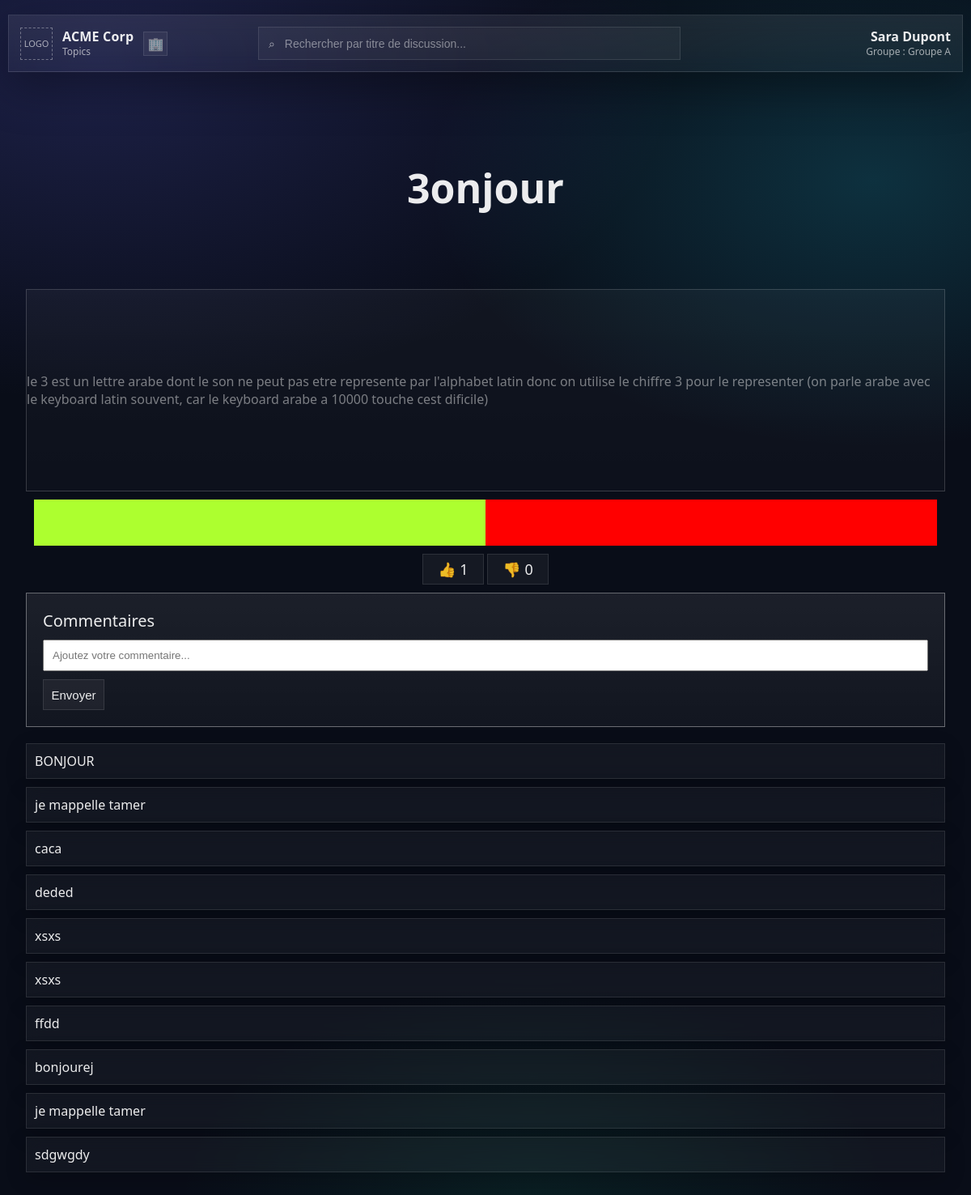
Page /main/1 on the committed database.
### tables this page shows
CREATE TABLE Discussions(
                id_discussion INTEGER NOT NULL PRIMARY KEY AUTOINCREMENT,
                id_c INTEGER NOT NULL,
                title TEXT NOT NULL,
                content TEXT NOT NULL,
                FOREIGN KEY(id_c) REFERENCES Client(id_client)
                );

CREATE TABLE Comments(
                id_comment INTEGER PRIMARY KEY AUTOINCREMENT,
                id_c INTEGER NOT NULL,
                id_d INTEGER NOT NULL,
                content TEXT NOT NULL,
                FOREIGN KEY(id_c) REFERENCES Client(id_client),
                FOREIGN KEY(id_d) REFERENCES Client(id_discussion)
                );

### app.py (the view)
@app.route("/main/<int:discussion_id>", methods=["GET", "POST"])
def main(discussion_id):
    id_client, title, content = select_discussion_by_id(discussion_id)
    comments = []
    for comment in select_comments(discussion_id):
        comments.append(comment[3])
    likes, dislikes = get_discussion_likes(discussion_id)
    return render_template("main.html", discussion_id=discussion_id, comments=comments, id_client=id_client, title=title, content=content, likes=likes, dislikes=dislikes)

### bdd.py (called while the page is built)
def get_db():
    if "db" not in g:
        g.db = sqlite3.connect(db_file)
        g.db.row_factory = sqlite3.Row
    return g.db

def select_comments(discussion_id):
    data = get_db()
    sql = data.cursor()
    command = """SELECT * FROM Comments WHERE id_d= ?;
            """
    sql.execute(command, [discussion_id])
    result = sql.fetchall()
    return result

def select_discussion_by_id(id_discussion):
    data = get_db()
    sql = data.cursor()
    command = """SELECT id_c, title, content FROM Discussions WHERE id_discussion= ?;
            """
    sql.execute(command, [id_discussion])
    result = sql.fetchone()
    return result

def get_discussion_likes(id_discussion):
    data = get_db()
    sql = data.cursor()
    command = """SELECT like FROM Likes WHERE id_target=? AND target =?;
            """
    sql.execute(command, [id_discussion, "discussion"])
    result = sql.fetchall()
    likes = 0
    dislikes = 0
    for res in result:
        print(res[0])
        if res[0] == 1:
            likes += 1
        else:
            dislikes += 1
    return (likes, dislikes)

### templates/main.html (shortened to what this page needs)
<!DOCTYPE html>
<html lang="en">
<head>
    <link rel="stylesheet" href="{{ url_for('static', filename='main.css') }}"/>
</head>
<body>
  <header class="topbar">
    <div class="topbar-left">
      <div id="logo-slot" class="logo-slot" aria-label="Emplacement logo">LOGO</div>
      <div class="company">
        <div id="companyName" class="company-name">NomEntreprise</div>
        <div class="company-sub">Topics</div>
      </div>
      <div class="company-mark" aria-hidden="true">🏢</div>
    </div>
    <div class="topbar-center">
      <div class="search">
        <span class="search-icon" aria-hidden="true">⌕</span>
        <input
          id="searchInput"
          type="search"
          placeholder="Rechercher par titre de discussion..."
          aria-label="Rechercher"
        />
      </div>
    </div>
    <div class="topbar-right">
      <div class="user">
        <div id="userFullName" class="user-name">Prénom Nom</div>
        <div id="userGroup" class="user-group">Groupe : ...</div>
      </div>
    </div>
  </header>
  <main>
    <section class="information-section">
      <div class="topic-title-container">
        <span class="topic-title">
         {{title}}
        </span>
      </div>
      <div class="description-container">
        <div class="description">
            {{content}}
        </div>
      </div>
    </section>
    <section class="interactive-section">
      <div class="voting-results">
        <div class="voting-bar-results">
          <div class="bar-for"></div>
          <div class="bar-against"></div>
        </div>
        <div class="btn-area">
          <a class="icon-btn" href="{{ url_for('like_discussion', discussion_id=discussion_id , action='like') }}">👍 {{likes}}</a>
          <a class="icon-btn" href="{{ url_for('like_discussion', discussion_id=discussion_id , action='unlike') }}">👎 {{dislikes}}</a>
        </div>
      </div>
      <div class="comments">
        <div class="commentInput">
          <form class="commentForm" method="post" action='{{url_for("commentaire", discussion_id=discussion_id)}}'>
            <label for="comment_input"> Commentaires </label>
            <input type="text" class="form-control" name="commentaire" placeholder="Ajoutez votre commentaire..." id="comment_input">
            <input class="icon-btn submit-button" type="submit" value="Envoyer">
          </form>
        </div>
        {% for  comment in comments %}
        <div class="commentTextList">
          <div class="commentText">
            {{ comment }}
          </div>
          {% endfor %}
        </div>
      </div>
    </section>
  </main>
</body>
</html>

### rows in the picture
Discussions: title "3onjour", content "le 3 est un lettre arabe dont le son ne peut pas etre represente par l'alphabet latin donc on utilise le chiffre 3 pour le representer (on parle arabe avec le keyboard latin souvent, car le keyboard arabe a 10000 touche cest dificile)"
Comments: content "BONJOUR"
Comments: content "je mappelle tamer"
Comments: content "caca"
Comments: content "deded"
Comments: content "xsxs"
Comments: content "xsxs"
Comments: content "ffdd"
Comments: content "bonjourej"
Comments: content "je mappelle tamer"
Comments: content "sdgwgdy"

### other values in the picture
{{ likes }} "1"
{{ dislikes }} "0"
